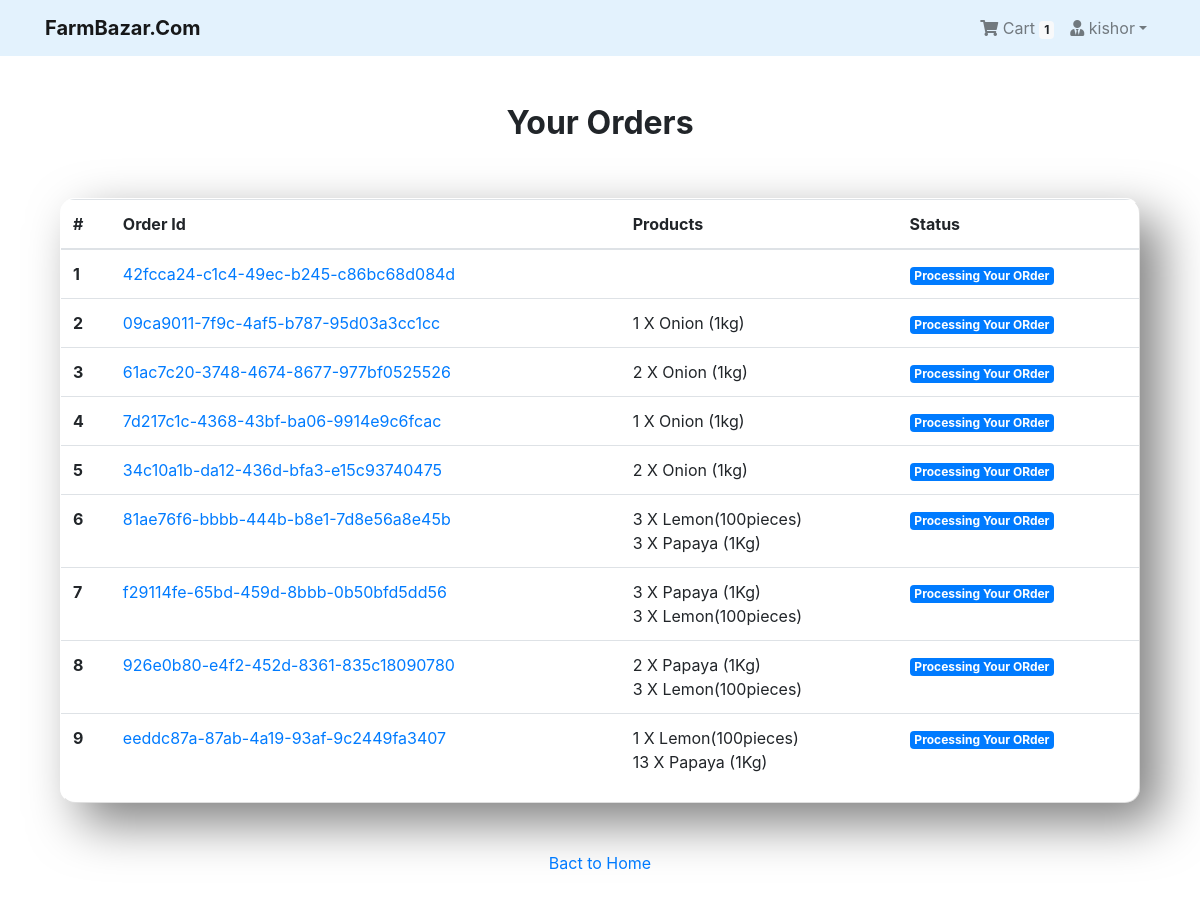
Screenshot of /payment/orders/ (signed in) with the database file from the repository.
### App_Login/models.py (models this page shows, shortened)
class User(AbstractBaseUser, PermissionsMixin):
    email = models.EmailField(unique=True, null=False)
    is_staff = models.BooleanField(
        gettext_lazy('staff status'),
        default=False,
        help_text = gettext_lazy('Designates whether the user can log in this site')
    )
    is_active = models.BooleanField(
        gettext_lazy('active'),
        default=True,
        help_text=gettext_lazy('Designates whether this user should be treated as active. Unselect this instead of deleting accounts')
    )
    USERNAME_FIELD = 'email'
    objects = MyUserManager()

class Profile(models.Model):
    user = models.OneToOneField(User, on_delete=models.CASCADE, related_name='profile')
    username = models.CharField(max_length=264, blank=True)
    full_name = models.CharField(max_length=264, blank=True)
    address_1 = models.TextField(max_length=300, blank=True)
    city = models.CharField(max_length=40, blank=True)
    zipcode = models.CharField(max_length=10, blank=True)
    country = models.CharField(max_length=50, blank=True)
    phone = models.CharField(max_length=20, blank=True)
    date_joined = models.DateTimeField(auto_now_add=True)

### App_Order/models.py (models this page shows, shortened)
class Order(models.Model):
    orderitems = models.ManyToManyField(Cart)
    user = models.ForeignKey(settings.AUTH_USER_MODEL, on_delete=models.CASCADE)
    ordered = models.BooleanField(default=False)
    created = models.DateTimeField(auto_now_add=True)
    paymentId = models.CharField(max_length=264, blank=True, null=True)
    orderId = models.CharField(max_length=200, blank=True, null=True)

class Cart(models.Model):
    user = models.ForeignKey(settings.AUTH_USER_MODEL, on_delete=models.CASCADE, related_name="cart")
    item = models.ForeignKey(Product, on_delete=models.CASCADE)
    quantity = models.IntegerField(default=1)
    purchased = models.BooleanField(default=False)
    created = models.DateTimeField(auto_now_add=True)
    updated = models.DateTimeField(auto_now=True)
    def __str__(self):
        return f'{self.quantity} X {self.item}'

### App_Shop/models.py (models this page shows)
class Product(models.Model):
    mainimage = models.ImageField(upload_to='Products')
    name = models.CharField(max_length=264)
    category = models.ForeignKey(Category, on_delete=models.CASCADE, related_name='category')
    preview_text = models.TextField(max_length=200, verbose_name='Preview Text')
    detail_text = models.TextField(max_length=1000, verbose_name='Description')
    price = models.FloatField()
    old_price = models.FloatField(default=0.00)
    created = models.DateTimeField(auto_now_add=True)
    def __str__(self):
        return self.name
    class Meta:
        ordering = ['-created',]

### App_Payment/views.py (the view)
# urls.py: path('orders/', views.order_view, name="orders"),
@login_required
def order_view(request):
    try:
        orders = Order.objects.filter(user=request.user, ordered=True)
        context = {"orders": orders}
    except:
        messages.warning(request, "You do no have an active order")
        return redired("App_Shop:home")
    return render(request, "App_Payment/order.html", context)

### App_Order/templatetags/cart_tag.py (called while the page is built)
@register.filter
def cart_total(user):
    order = Order.objects.filter(user=user, ordered=False)
    if order.exists():
        return order[0].orderitems.count()
    else:
        return 0

### templates/App_Payment/order.html
{% extends 'base.html' %}
{% block body_block %}
<div class="container mt-5">
  <h2 class="text-center"><strong>Your Orders</strong></h2>
  <div class="row">
    <div class="col-md-12">
      <div class="card mt-5" style="height:auto">
        <div class="table-responsive">
          <table class="table">
            <thead>
              <tr>
                <th scope="col">#</th>
                <th scope="col">Order Id</th>
                <th scope="col">Products</th>
                <th scope="col">Status</th>
              </tr>
            </thead>
            <tbody>
              {% for order in orders %}
              <tr>
                <th scope="row">{{ forloop.counter }}</th>
                <td><a href="#">{{ order.orderId }}</a></td>
                <td>
                  {% for item in order.orderitems.all %} {{item}} <br> {% endfor %}
                </td>
                <td><span class="badge badge-primary">Processing Your ORder</span></td>
              </tr>
              {% endfor %}
            </tbody>
          </table>
        </div>
      </div>
    </div>
    <div class="col-md-12 my-5 text-center">
      <a href="{% url 'App_Shop:home' %}">Bact to Home</a>
    </div>
  </div>
</div>
{% endblock %}

### templates/navbar.html (shortened to what this page needs)
{% load cart_tag %}
<nav class="navbar navbar-expand-lg navbar navbar-light" style="background-color: #e3f2fd;">
  <div class="container">
    <a class="navbar-brand" href="{% url 'App_Shop:home' %}"><b>FarmBazar.Com</b> </a>
    <div class="collapse navbar-collapse" id="navbarNav">
      <ul class="navbar-nav ml-auto">
        {% if request.user.is_authenticated %}
        <li class="nav-item">
          <a href="{% url 'App_Order:cart' %}" class="nav-link">
              <i class="fa fa-shopping-cart"></i> Cart
              <span class="badge badge-light">{{ request.user | cart_total }}</span>
          </a>
        </li>
        <li class="nav-item dropdown">
          <a class="nav-link dropdown-toggle" href="#" id="navbarDropdown" role="button" data-toggle="dropdown" aria-haspopup="true" aria-expanded="false"><i class="fas fa-user-tie"></i> {{request.user.profile.username}}</a>
        </li>
        {% else %}
        <li class="nav-item">
          <a href="{% url 'App_Login:login' %}" class="btn btn-outline-info">Login</a>
        </li>
        {% endif %}
      </ul>
    </div>
  </div>
</nav>

### templates/base.html (style rules this page uses)
.card { height: 350px; box-shadow: 20px 20px 50px rgba(0, 0, 0, 0.5); border-radius: 15px; background: rgba(255, 255, 255, 0.1); overflow: hidden; display: flex; justify-content: center; border-top: 1px solid rgba(255, 255, 255, 0.5); border-left: 1px solid rgba(255, 255, 255, 0.5); backdrop-filter: blur(5px); }

### rows the page displays
User: user|cart_total "1", user.profile.username "kishor"
Order: orderId "42fcca24-c1c4-49ec-b245-c86bc68d084d"
Order: orderId "09ca9011-7f9c-4af5-b787-95d03a3cc1cc"
Cart: quantity+item "1 X Onion (1kg)"
Order: orderId "61ac7c20-3748-4674-8677-977bf0525526"
Cart: quantity+item "2 X Onion (1kg)"
Order: orderId "7d217c1c-4368-43bf-ba06-9914e9c6fcac"
Cart: quantity+item "1 X Onion (1kg)"
Order: orderId "34c10a1b-da12-436d-bfa3-e15c93740475"
Cart: quantity+item "2 X Onion (1kg)"
Order: orderId "81ae76f6-bbbb-444b-b8e1-7d8e56a8e45b"
Cart: quantity+item "3 X Lemon(100pieces)"
Cart: quantity+item "3 X Papaya (1Kg)"
Order: orderId "f29114fe-65bd-459d-8bbb-0b50bfd5dd56"
Cart: quantity+item "3 X Papaya (1Kg)"
Cart: quantity+item "3 X Lemon(100pieces)"
Order: orderId "926e0b80-e4f2-452d-8361-835c18090780"
Cart: quantity+item "2 X Papaya (1Kg)"
Cart: quantity+item "3 X Lemon(100pieces)"
Order: orderId "eeddc87a-87ab-4a19-93af-9c2449fa3407"
Cart: quantity+item "1 X Lemon(100pieces)"
Cart: quantity+item "13 X Papaya (1Kg)"
